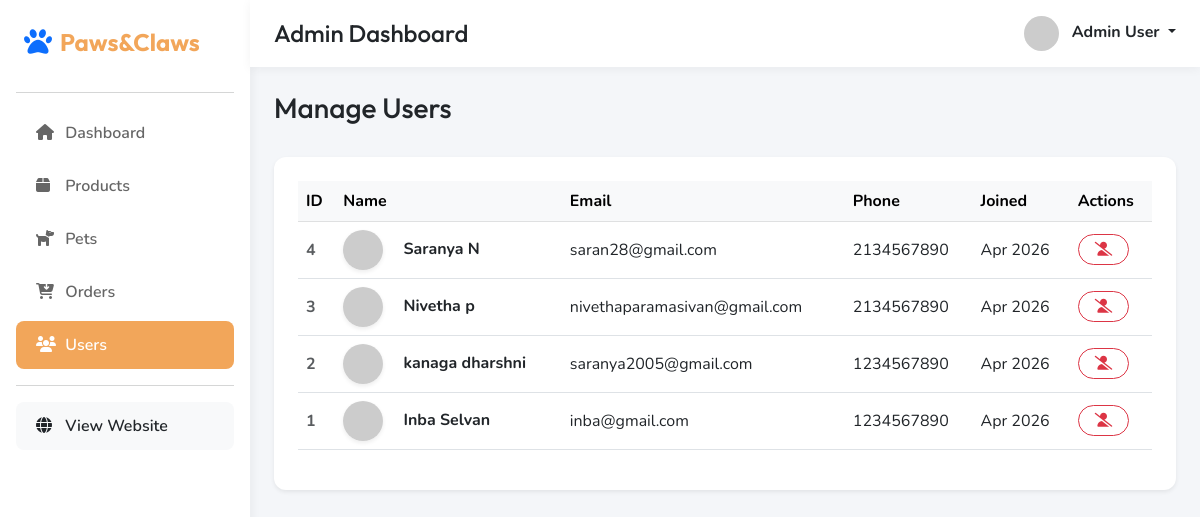
Page /admin/users.php (signed in) on the committed database.
### tables this page shows
CREATE TABLE `users` (
  `id` int NOT NULL AUTO_INCREMENT,
  `first_name` varchar(50) NOT NULL,
  `last_name` varchar(50) NOT NULL,
  `email` varchar(100) NOT NULL,
  `phone` varchar(20) NOT NULL,
  `password` varchar(255) NOT NULL,
  `address` text,
  `created_at` timestamp NULL DEFAULT CURRENT_TIMESTAMP,
  PRIMARY KEY (`id`),
  UNIQUE KEY `email` (`email`)
);

### admin/users.php (the view, shortened to what this page needs)
<?php
require_once '../includes/db.php';
include 'layout/header.php';
$users = $pdo->query("SELECT * FROM users ORDER BY created_at DESC")->fetchAll();
?>
<div class="d-flex justify-content-between align-items-center mb-4">
    <h3 class="brand-font">Manage Users</h3>
</div>
<div class="card card-stat border-0 shadow-sm">
    <div class="card-body p-4">
        <div class="table-responsive">
            <table class="table align-middle table-hover">
                <thead class="table-light">
                    <tr>
                        <th>ID</th>
                        <th>Name</th>
                        <th>Email</th>
                        <th>Phone</th>
                        <th>Joined</th>
                        <th>Actions</th>
                    </tr>
                </thead>
                <tbody>
                    <?php if (empty($users)): ?>
                        <tr><td colspan="6" class="text-center py-4">No users found.</td></tr>
                    <?php else: ?>
                        <?php foreach($users as $user): ?>
                        <tr>
                            <td class="fw-bold text-muted"><?php echo $user['id']; ?></td>
                            <td>
                                <img src="https://ui-avatars.com/api/?name=<?php echo urlencode($user['first_name'] . ' ' . $user['last_name']); ?>&background=f2a65a&color=fff" class="rounded-circle me-3 shadow-sm" width="40">
                                <strong class="fs-6"><?php echo htmlspecialchars($user['first_name'] . ' ' . $user['last_name']); ?></strong>
                            </td>
                            <td><?php echo htmlspecialchars($user['email']); ?></td>
                            <td><?php echo htmlspecialchars($user['phone']); ?></td>
                            <td><?php echo date('M Y', strtotime($user['created_at'])); ?></td>
                            <td>
                                <a href="?delete=<?php echo $user['id']; ?>" class="btn btn-sm btn-outline-danger rounded-pill px-3" onclick="return confirm('Are you sure you want to delete this user?')">
                                    <i class="fa-solid fa-user-slash"></i>
                                </a>
                            </td>
                        </tr>
                        <?php endforeach; ?>
                    <?php endif; ?>
                </tbody>
            </table>
        </div>
    </div>
</div>
        </div>
    </div>
</div>
</body>
</html>

### admin/layout/header.php (shortened to what this page needs)
<!DOCTYPE html>
<html lang="en">
<head>
    <link href="https://cdn.jsdelivr.net/npm/bootstrap@5.3.0/dist/css/bootstrap.min.css" rel="stylesheet">
    <link rel="stylesheet" href="https://cdnjs.cloudflare.com/ajax/libs/font-awesome/6.4.0/css/all.min.css">
</head>
<body>
<div class="d-flex">
    <?php include 'sidebar.php'; ?>
    <div class="flex-grow-1">
        <nav class="navbar topbar px-4 py-3 mb-4 d-flex justify-content-between align-items-center">
            <h4 class="mb-0 brand-font text-dark d-none d-md-block">Admin Dashboard</h4>
            <div class="d-flex align-items-center">
                <div class="dropdown">
                    <a class="text-decoration-none text-dark fw-bold dropdown-toggle" href="#" role="button" data-bs-toggle="dropdown">
                        <img src="https://ui-avatars.com/api/?name=Admin&background=2E8B57&color=fff" alt="Admin" class="rounded-circle me-2" style="width: 35px;">
                        Admin User
                    </a>
                </div>
            </div>
        </nav>
        <div class="px-4">

### admin/layout/sidebar.php
<?php
$currentPage = basename($_SERVER['PHP_SELF']);
?>
<div class="sidebar p-3" style="width: 250px;">
    <a href="index.php" class="d-flex align-items-center mb-4 text-decoration-none text-dark p-2">
        <i class="fa-solid fa-paw fs-3 text-primary me-2"></i>
        <span class="fs-4 fw-bold brand-font" style="color:var(--primary-color);">Paws&Claws</span>
    </a>
    <hr class="text-muted">
    <div class="mt-3">
        <a href="index.php" class="sidebar-link <?php echo $currentPage == 'index.php' ? 'active' : ''; ?>">
            <i class="fa-solid fa-house"></i> Dashboard
        </a>
        <a href="products.php" class="sidebar-link <?php echo $currentPage == 'products.php' ? 'active' : ''; ?>">
            <i class="fa-solid fa-box"></i> Products
        </a>
        <a href="pets.php" class="sidebar-link <?php echo $currentPage == 'pets.php' ? 'active' : ''; ?>">
            <i class="fa-solid fa-dog"></i> Pets
        </a>
        <a href="orders.php" class="sidebar-link <?php echo $currentPage == 'orders.php' ? 'active' : ''; ?>">
            <i class="fa-solid fa-cart-arrow-down"></i> Orders
        </a>
        <a href="users.php" class="sidebar-link <?php echo $currentPage == 'users.php' ? 'active' : ''; ?>">
            <i class="fa-solid fa-users"></i> Users
        </a>
        <hr class="text-muted">
        <a href="../index.php" class="sidebar-link mt-auto bg-light text-dark">
            <i class="fa-solid fa-globe"></i> View Website
        </a>
    </div>
</div>

### admin/layout/header.php (style rules this page uses)
:root { --primary-color: #F2A65A; --secondary-color: #2E8B57; --bg-color: #f4f6f9; }
body { font-family: 'Nunito', sans-serif; background-color: var(--bg-color); }
h1, h2, h3, h4, .brand-font { font-family: 'Outfit', sans-serif; }
.sidebar { min-height: 100vh; background: #fff; box-shadow: 2px 0 10px rgba(0,0,0,0.05); }
.sidebar-link { color: #666; text-decoration: none; padding: 12px 20px; display: block; border-radius: 8px; margin-bottom: 5px; font-weight: 600; transition: all 0.3s; }
.sidebar-link:hover, .sidebar-link.active { background-color: var(--primary-color); color: #fff; }
.sidebar-link i { width: 25px; }
.topbar { background: #fff; box-shadow: 0 2px 10px rgba(0,0,0,0.05); }
.card-stat { border:none; border-radius: 12px; box-shadow: 0 4px 6px rgba(0,0,0,0.05); }

### rows in the picture
users: id "4", first_name+last_name "Saranya N", email "saran28@gmail.com", phone "2134567890", created_at "Apr 2026"
users: id "3", first_name+last_name "Nivetha p", email "nivethaparamasivan@gmail.com", phone "2134567890", created_at "Apr 2026"
users: id "2", first_name+last_name "kanaga dharshni", email "saranya2005@gmail.com", phone "1234567890", created_at "Apr 2026"
users: id "1", first_name+last_name "Inba Selvan", email "inba@gmail.com", phone "1234567890", created_at "Apr 2026"
